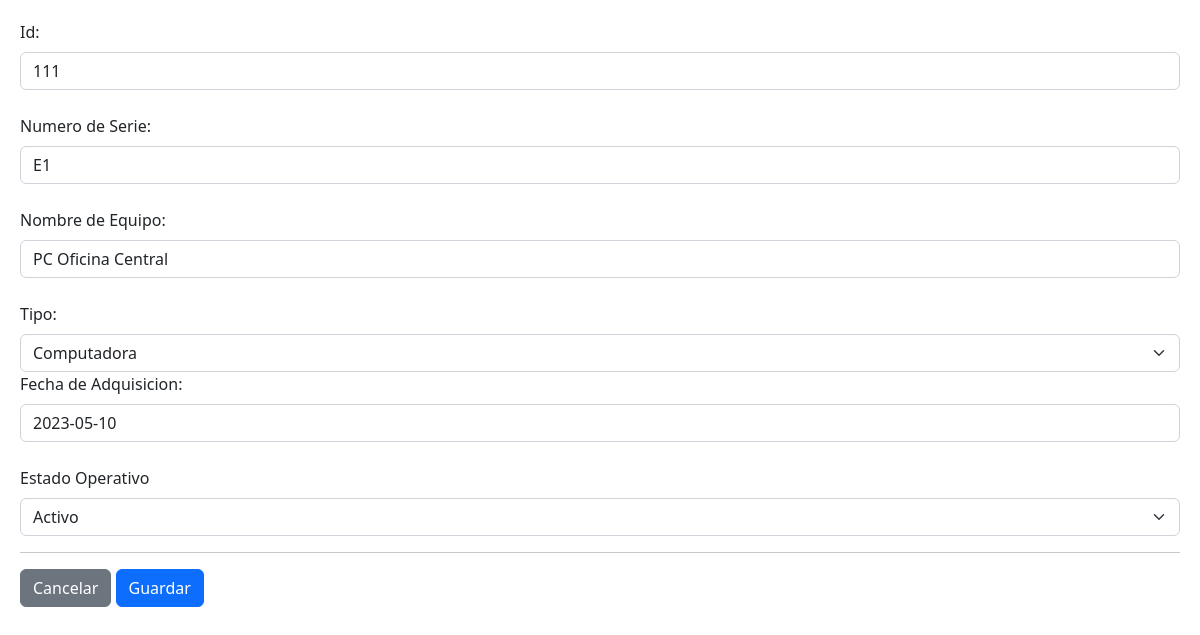
/equipos/editar.php?idEd=111, run on the app's committed database.
### tables this page shows
CREATE TABLE `equipos_laboratorio` (
  `id` int(11) NOT NULL,
  `numero_serie` varchar(50) NOT NULL,
  `nombre_equipo` varchar(100) NOT NULL,
  `tipo` enum('Computadora','Proyector','Servidor','Redes') NOT NULL,
  `fecha_adquisicion` date NOT NULL,
  `estado_operativo` tinyint(1) NOT NULL
);

### equipos/editar.php (the view, shortened to what this page needs)
<?php
include '../config/db.php';
if(isset($_GET['idEd'])){
    $id=$_GET['idEd'];
    $sql="select * from equipos_laboratorio where id=$id";
    $resultado=mysqli_query($con,$sql);
    $equipo=$resultado->fetch_assoc();
}
?>
<!DOCTYPE html>
<html lang="en">
<head>
    <link href="https://cdn.jsdelivr.net/npm/bootstrap@5.2.3/dist/css/bootstrap.min.css" rel="stylesheet">
</head>
<body>
    <form action="" method="GET">
            <label for="" class="form-label">Id:</label>
            <input type="text" class="form-control" name="id" value="<?php echo $equipo['id'];?>" ><br>
            <label for="" class="form-label">Numero de Serie:</label>
            <input type="text" class="form-control" name="numero" value="<?php echo $equipo['numero_serie'];?>"><br>
            <label for="" class="form-label">Nombre de Equipo:</label>
            <input type="text" class="form-control" name="nombre" value="<?php echo $equipo['nombre_equipo'];?>"><br>
            <label for="" class="form-label">Tipo:</label>
            <select class="form-select" id="specificSizeSelect" name="tipo" >
                <option selected><?php echo $equipo['tipo'];?></option>
                </select>
            <label for="" class="form-label">Fecha de Adquisicion:</label>
            <input type="text"class="form-control" name="fecha" value="<?php echo $equipo['fecha_adquisicion'];?>"><br>
            <label for="" class="form-label" >Estado Operativo</label>
                <select class="form-select" id="specificSizeSelect" name="estado">
                <option selected><?php if($equipo["estado_operativo"]==1){echo "Activo";} else{echo "En Reparacion";} ?></option>
                </select>
            <hr>
            <a href="index.php" class="btn btn-secondary">Cancelar</a>
            <button type="submit" class="btn btn-primary" name="actualizar">Guardar</button>
        </form>
</body>
</html>

### equipos/editar.php (style rules this page uses)
body { margin:20px; }

### data on the page
equipos_laboratorio: id "111", numero "E1", nombre "PC Oficina Central", tipo "Computadora", fecha "2023-05-10", estado "Activo"
